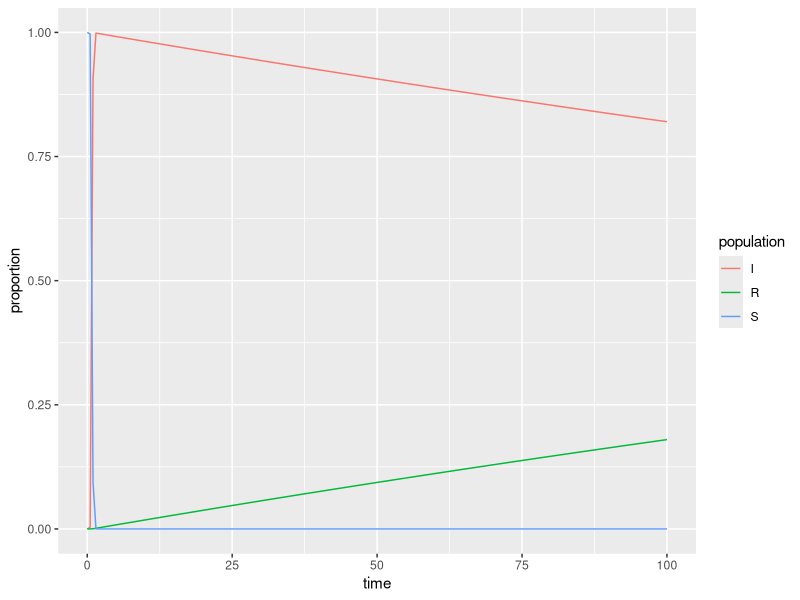

Generate this figure with R:
## ---- chunk 1
knitr::opts_chunk$set(echo = TRUE)
library(tidyverse)
library(deSolve)
## ---- chunk 2
### Specify parameters

## Proportion in each compartment: Susceptible 0.999999, Infected 0.000001, Recovered 0 (these are directly from the example linked above)
init <- c(S = 1-1e-6, I = 1e-6, R = 0.0)

## beta: infection parameter; gamma: recovery parameter
parameters <- c(beta = 16, gamma = 0.002)

## Time frame
times      <- seq(0, 100, by = 0.5)
## ---- chunk 3
## Build the function with all 
sir <- function(time, init, parameters) {

  with(as.list(c(init, parameters)), {

    dS <- -beta * S * I
    dI <-  beta * S * I - gamma * I
    dR <-  gamma * I
    
    return(list(c(dS, dI, dR)))
  })
}
## ---- chunk 4
## Solve using `deSolve::ode()`
approximation <- ode(y = init, times = times, func = sir, parms = parameters)
## ---- chunk 5
## Get output into a data frame
approx_df <- as.data.frame(approximation)

## Pivot longer so R will do the work for us: 
approx_long <- approx_df %>% 
  pivot_longer(cols = S:R, names_to = "population", values_to = "proportion")

## ---- chunk 6
ggplot(data = approx_long, aes(x = time, y = proportion)) +
  geom_line(aes(color = population))
